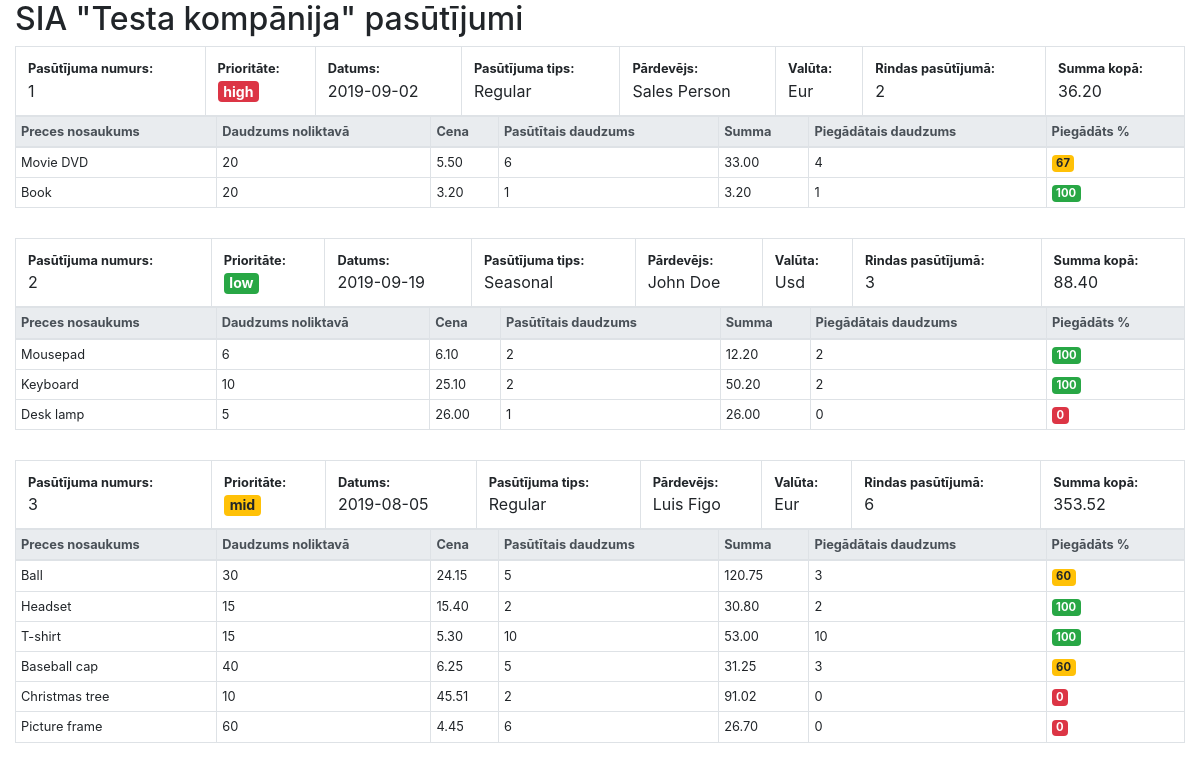
The page / on the database its author committed.
### tables this page shows
CREATE TABLE `orders` (
  `order_id` int(10) NOT NULL,
  `customerId` int(11) NOT NULL,
  `priority` varchar(25) NOT NULL,
  `orderdate` date NOT NULL,
  `ordertype` varchar(25) NOT NULL,
  `salesman` varchar(100) NOT NULL,
  `orderlines` varchar(25) NOT NULL,
  `currency` varchar(25) NOT NULL,
  `order_sum` decimal(11,2) NOT NULL
);

CREATE TABLE `order_lines` (
  `orderDetails_id` int(11) NOT NULL,
  `order_id` int(11) NOT NULL,
  `item` varchar(255) NOT NULL,
  `qnty` int(11) NOT NULL,
  `price` decimal(11,2) NOT NULL,
  `amount_ordered` int(11) NOT NULL,
  `amountdel` int(11) NOT NULL
);

### classes/dbconn.php (called while the page is built)
<?php
class DbConnect {
	protected function connect()
	{
		try {
			$conn = new PDO("mysql:host=localhost;dbname=mysqldb", 'root', '');
			$conn->setAttribute(PDO::ATTR_ERRMODE, PDO::ERRMODE_EXCEPTION);
			return $conn;
		}
		catch(PDOException $e)
		{
		echo "Connection failed: " . $e->getMessage();
		}
	}
}

### classes/orders.php (called while the page is built)
<?php
class Orders extends DbConnect
{
    public function selectOrders()
    {
        $sql = "SELECT
		orders.order_id AS orderId,
        orders.customerId,
        orders.priority,
        orders.orderdate AS orderDate,
        orders.ordertype AS orderType,
        orders.salesman AS salesman,
        orders.currency,
        orders.orderlines AS orderLines,
        orders.order_sum AS orderSum
    FROM orders";
        $result = $this->connect()->query($sql);
        if ($result->rowCount() > 0) {
            while ($row = $result->fetch()) {
                $data[] = $row;
            }
            return $data;
		}
    }
    public function selectOrderDetails()
    {
        $sql = "SELECT
        order_lines.order_id AS orderId,
		order_lines.item AS item,
		order_lines.qnty,
		order_lines.price AS price,
		order_lines.amount_ordered AS amountOrdered,
        order_lines.price * order_lines.amount_ordered AS totalPrice,
		order_lines.amountdel AS amountDelivered
    FROM order_lines";
        $resultDetails = $this->connect()->query($sql);
        if ($resultDetails->rowCount() > 0) {
            while ($rowDetails = $resultDetails->fetch()) {
                $dataDetails[] = $rowDetails;
            }
            return $dataDetails;
		}
    }
}

### index.php (the view, shortened to what this page needs)
<?php
	require_once "classes/dbconn.php";
	require_once "classes/orders.php";
?>
    <!DOCTYPE html>
    <html lang="LV">
    <head>
        <link rel="stylesheet" href="https://stackpath.bootstrapcdn.com/bootstrap/4.3.1/css/bootstrap.min.css">
        <link rel="stylesheet" type="text/css" href="style.css?id=5" media="screen" />
    </head>
    <body>
        <div class="container-fluid span12">
            <h2>SIA "Testa kompānija" pasūtījumi</h2>
            <?php
                $order = new Orders();
                $rows = $order->selectOrders();
                $rowsDetails = $order->selectOrderDetails();
                    foreach ($rows as $row) {
                        $orderId = $row['orderId'];
                        $priority = $row['priority'];
                        $priorityColor = $priority == "high" ? "danger" : ($priority == "mid" ? "warning" : "success");
                        $orderDate = $row['orderDate'];
                        $orderType = $row['orderType'];
                        $salesman = $row['salesman'];
                        $currency = $row['currency'];
                        $orderLines = $row['orderLines'];
                        $orderSum = $row['orderSum'];
            ?>
            <table class="table table-bordered order">
                <thead>
                    <th>Pasūtījuma numurs:</th>
                    <th>Prioritāte:</th>
                    <th>Datums:</th>
                    <th>Pasūtījuma tips:</th>
                    <th>Pārdevējs:</th>
                    <th>Valūta:</th>
                    <th>Rindas pasūtījumā:</th>
                    <th>Summa kopā:</th>
                </thead>
                <tr>
                    <td><?php echo $orderId; ?></td>
                    <td><span class="badge badge-<?php echo $priorityColor ?>"><?php echo $priority; ?></span></td>
                    <td><?php echo $orderDate; ?></td>
                    <td><?php echo $orderType; ?></td>
                    <td><?php echo $salesman; ?></td>
                    <td><?php echo $currency; ?></td>
                    <td><?php echo $orderLines; ?></td>
                    <td><?php echo $orderSum; ?></td>
                </tr>
            </table>
            <table class="table table-bordered orderDetails">
                <thead class="thead-light">
                    <th>Preces nosaukums</th>
                    <th>Daudzums noliktavā</th>
                    <th>Cena</th>
                    <th>Pasūtītais daudzums</th>
                    <th>Summa</th>
                    <th>Piegādātais daudzums</th>
                    <th>Piegādāts %</th>
                </thead>
                    <?php
                        foreach ($rowsDetails as $rowDetails) {
                            if ($row['orderId'] == $rowDetails['orderId']) {
                                $item = $rowDetails['item'];
                                $qnty = $rowDetails['qnty'];
                                $price = $rowDetails['price'];
                                $amountOrdered = $rowDetails['amountOrdered'];
                                $totalPrice = $rowDetails['totalPrice'];
                                $amountDelivered = $rowDetails['amountDelivered'];
                                $percentDelivered = $amountDelivered / $amountOrdered * 100;
                                $badgeColor = $percentDelivered == 100 ? "success" : (($percentDelivered > 0 && $percentDelivered < 100) ? "warning" : "danger");
                    ?>
                <tr>
                    <td><?php echo $item; ?></td>
                    <td><?php echo $qnty; ?></td>
                    <td><?php echo $price; ?></td>
                    <td><?php echo $amountOrdered; ?></td>
                    <td><?php echo $totalPrice; ?></td>
                    <td><?php echo $amountDelivered; ?></td>
                    <td><span class="badge badge-<?php echo $badgeColor ?>"><?php echo round($percentDelivered); ?></span></td>
                </tr>
                    <?php
                            }
                        }
                    ?>
                <?php
                    }
                ?>
            </table>
    </body>
    </html>

### style.css (style rules this page uses)
.order { margin-bottom: 0px; border-bottom: 0px; }
.order thead th { font-size: 80%; padding-bottom: 0px; border-bottom: 0px; }
.order tr td { padding-top: 0px; border-top: 0px; }
.orderDetails { font-size: 80%; margin-bottom: 30px; }
.orderDetails td { padding: 5px; }
.orderDetails th { padding: 5px; }
.badge { font-size: 88%; }

### rows shown on the page
orders: order_id "1", priority "high", orderdate "2019-09-02", ordertype "Regular", salesman "Sales Person", currency "Eur", orderlines "2", order_sum "36.20"
order_lines: item "Movie DVD", qnty "20", price "5.50", amount_ordered "6", totalPrice "33.00", amountdel "4", percentDelivered "67"
order_lines: item "Book", qnty "20", price "3.20", amount_ordered "1", totalPrice "3.20", amountdel "1", percentDelivered "100"
orders: order_id "2", priority "low", orderdate "2019-09-19", ordertype "Seasonal", salesman "John Doe", currency "Usd", orderlines "3", order_sum "88.40"
order_lines: item "Mousepad", qnty "6", price "6.10", amount_ordered "2", totalPrice "12.20", amountdel "2", percentDelivered "100"
order_lines: item "Keyboard", qnty "10", price "25.10", amount_ordered "2", totalPrice "50.20", amountdel "2", percentDelivered "100"
order_lines: item "Desk lamp", qnty "5", price "26.00", amount_ordered "1", totalPrice "26.00", amountdel "0"
orders: order_id "3", priority "mid", orderdate "2019-08-05", ordertype "Regular", salesman "Luis Figo", currency "Eur", orderlines "6", order_sum "353.52"
order_lines: item "Ball", qnty "30", price "24.15", amount_ordered "5", totalPrice "120.75", amountdel "3", percentDelivered "60"
order_lines: item "Headset", qnty "15", price "15.40", amount_ordered "2", totalPrice "30.80", amountdel "2", percentDelivered "100"
order_lines: item "T-shirt", qnty "15", price "5.30", amount_ordered "10", totalPrice "53.00", amountdel "10", percentDelivered "100"
order_lines: item "Baseball cap", qnty "40", price "6.25", amount_ordered "5", totalPrice "31.25", amountdel "3", percentDelivered "60"
order_lines: item "Christmas tree", qnty "10", price "45.51", amount_ordered "2", totalPrice "91.02", amountdel "0"
order_lines: item "Picture frame", qnty "60", price "4.45", amount_ordered "6", totalPrice "26.70", amountdel "0"
